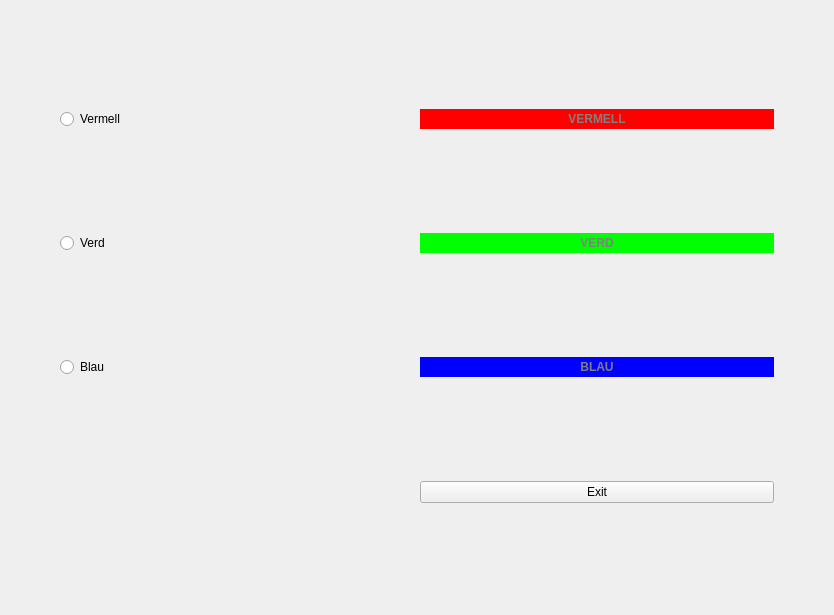
<?xml version="1.0" encoding="UTF-8"?>
<ui version="4.0">
 <class>Widget</class>
 <widget class="QWidget" name="Widget">
  <property name="geometry">
   <rect>
    <x>0</x>
    <y>0</y>
    <width>834</width>
    <height>615</height>
   </rect>
  </property>
  <property name="windowTitle">
   <string>Widget</string>
  </property>
  <layout class="QGridLayout" name="gridLayout">
   <property name="leftMargin">
    <number>60</number>
   </property>
   <property name="rightMargin">
    <number>60</number>
   </property>
   <item row="1" column="0">
    <widget class="QRadioButton" name="radioButton_2">
     <property name="text">
      <string>Verd</string>
     </property>
    </widget>
   </item>
   <item row="1" column="1">
    <widget class="QLabel" name="label_2">
     <property name="styleSheet">
      <string notr="true">background-color:lime;
color:gray;
font-weight:bold;
text-align:center;

</string>
     </property>
     <property name="text">
      <string>VERD</string>
     </property>
     <property name="alignment">
      <set>Qt::AlignCenter</set>
     </property>
    </widget>
   </item>
   <item row="0" column="1">
    <widget class="QLabel" name="label">
     <property name="palette">
      <palette>
       <active>
        <colorrole role="WindowText">
         <brush brushstyle="SolidPattern">
          <color alpha="255">
           <red>128</red>
           <green>128</green>
           <blue>128</blue>
          </color>
         </brush>
        </colorrole>
        <colorrole role="Button">
         <brush brushstyle="SolidPattern">
          <color alpha="255">
           <red>255</red>
           <green>0</green>
           <blue>0</blue>
          </color>
         </brush>
        </colorrole>
        <colorrole role="Text">
         <brush brushstyle="SolidPattern">
          <color alpha="255">
           <red>128</red>
           <green>128</green>
           <blue>128</blue>
          </color>
         </brush>
        </colorrole>
        <colorrole role="ButtonText">
         <brush brushstyle="SolidPattern">
          <color alpha="255">
           <red>128</red>
           <green>128</green>
           <blue>128</blue>
          </color>
         </brush>
        </colorrole>
        <colorrole role="Base">
         <brush brushstyle="SolidPattern">
          <color alpha="255">
           <red>255</red>
           <green>0</green>
           <blue>0</blue>
          </color>
         </brush>
        </colorrole>
        <colorrole role="Window">
         <brush brushstyle="SolidPattern">
          <color alpha="255">
           <red>255</red>
           <green>0</green>
           <blue>0</blue>
          </color>
         </brush>
        </colorrole>
        <colorrole role="PlaceholderText">
         <brush brushstyle="SolidPattern">
          <color alpha="128">
           <red>252</red>
           <green>233</green>
           <blue>79</blue>
          </color>
         </brush>
        </colorrole>
       </active>
       <inactive>
        <colorrole role="WindowText">
         <brush brushstyle="SolidPattern">
          <color alpha="255">
           <red>128</red>
           <green>128</green>
           <blue>128</blue>
          </color>
         </brush>
        </colorrole>
        <colorrole role="Button">
         <brush brushstyle="SolidPattern">
          <color alpha="255">
           <red>255</red>
           <green>0</green>
           <blue>0</blue>
          </color>
         </brush>
        </colorrole>
        <colorrole role="Text">
         <brush brushstyle="SolidPattern">
          <color alpha="255">
           <red>128</red>
           <green>128</green>
           <blue>128</blue>
          </color>
         </brush>
        </colorrole>
        <colorrole role="ButtonText">
         <brush brushstyle="SolidPattern">
          <color alpha="255">
           <red>128</red>
           <green>128</green>
           <blue>128</blue>
          </color>
         </brush>
        </colorrole>
        <colorrole role="Base">
         <brush brushstyle="SolidPattern">
          <color alpha="255">
           <red>255</red>
           <green>0</green>
           <blue>0</blue>
          </color>
         </brush>
        </colorrole>
        <colorrole role="Window">
         <brush brushstyle="SolidPattern">
          <color alpha="255">
           <red>255</red>
           <green>0</green>
           <blue>0</blue>
          </color>
         </brush>
        </colorrole>
        <colorrole role="PlaceholderText">
         <brush brushstyle="SolidPattern">
          <color alpha="128">
           <red>252</red>
           <green>233</green>
           <blue>79</blue>
          </color>
         </brush>
        </colorrole>
       </inactive>
       <disabled>
        <colorrole role="WindowText">
         <brush brushstyle="SolidPattern">
          <color alpha="255">
           <red>128</red>
           <green>128</green>
           <blue>128</blue>
          </color>
         </brush>
        </colorrole>
        <colorrole role="Button">
         <brush brushstyle="SolidPattern">
          <color alpha="255">
           <red>255</red>
           <green>0</green>
           <blue>0</blue>
          </color>
         </brush>
        </colorrole>
        <colorrole role="Text">
         <brush brushstyle="SolidPattern">
          <color alpha="255">
           <red>128</red>
           <green>128</green>
           <blue>128</blue>
          </color>
         </brush>
        </colorrole>
        <colorrole role="ButtonText">
         <brush brushstyle="SolidPattern">
          <color alpha="255">
           <red>128</red>
           <green>128</green>
           <blue>128</blue>
          </color>
         </brush>
        </colorrole>
        <colorrole role="Base">
         <brush brushstyle="SolidPattern">
          <color alpha="255">
           <red>255</red>
           <green>0</green>
           <blue>0</blue>
          </color>
         </brush>
        </colorrole>
        <colorrole role="Window">
         <brush brushstyle="SolidPattern">
          <color alpha="255">
           <red>255</red>
           <green>0</green>
           <blue>0</blue>
          </color>
         </brush>
        </colorrole>
        <colorrole role="PlaceholderText">
         <brush brushstyle="SolidPattern">
          <color alpha="128">
           <red>208</red>
           <green>208</green>
           <blue>208</blue>
          </color>
         </brush>
        </colorrole>
       </disabled>
      </palette>
     </property>
     <property name="styleSheet">
      <string notr="true">background-color:red;
color:gray;
font-weight:bold;
text-align:center;

</string>
     </property>
     <property name="text">
      <string>VERMELL</string>
     </property>
     <property name="alignment">
      <set>Qt::AlignCenter</set>
     </property>
    </widget>
   </item>
   <item row="2" column="0">
    <widget class="QRadioButton" name="radioButton_3">
     <property name="text">
      <string>Blau</string>
     </property>
    </widget>
   </item>
   <item row="2" column="1">
    <widget class="QLabel" name="label_3">
     <property name="styleSheet">
      <string notr="true">background-color:blue;
color:gray;
font-weight:bold;
text-align:center;

</string>
     </property>
     <property name="text">
      <string>BLAU</string>
     </property>
     <property name="alignment">
      <set>Qt::AlignCenter</set>
     </property>
    </widget>
   </item>
   <item row="0" column="0">
    <widget class="QRadioButton" name="radioButton">
     <property name="text">
      <string>Vermell</string>
     </property>
    </widget>
   </item>
   <item row="3" column="1">
    <widget class="QPushButton" name="pushButton">
     <property name="text">
      <string>Exit</string>
     </property>
    </widget>
   </item>
  </layout>
 </widget>
 <resources/>
 <connections>
  <connection>
   <sender>pushButton</sender>
   <signal>clicked()</signal>
   <receiver>Widget</receiver>
   <slot>close()</slot>
   <hints>
    <hint type="sourcelabel">
     <x>444</x>
     <y>508</y>
    </hint>
    <hint type="destinationlabel">
     <x>513</x>
     <y>552</y>
    </hint>
   </hints>
  </connection>
  <connection>
   <sender>radioButton_3</sender>
   <signal>toggled(bool)</signal>
   <receiver>label_3</receiver>
   <slot>setVisible(bool)</slot>
   <hints>
    <hint type="sourcelabel">
     <x>97</x>
     <y>379</y>
    </hint>
    <hint type="destinationlabel">
     <x>444</x>
     <y>380</y>
    </hint>
   </hints>
  </connection>
  <connection>
   <sender>radioButton_3</sender>
   <signal>toggled(bool)</signal>
   <receiver>label_2</receiver>
   <slot>setHidden(bool)</slot>
   <hints>
    <hint type="sourcelabel">
     <x>80</x>
     <y>378</y>
    </hint>
    <hint type="destinationlabel">
     <x>444</x>
     <y>249</y>
    </hint>
   </hints>
  </connection>
  <connection>
   <sender>radioButton_3</sender>
   <signal>toggled(bool)</signal>
   <receiver>label</receiver>
   <slot>setHidden(bool)</slot>
   <hints>
    <hint type="sourcelabel">
     <x>119</x>
     <y>372</y>
    </hint>
    <hint type="destinationlabel">
     <x>460</x>
     <y>117</y>
    </hint>
   </hints>
  </connection>
  <connection>
   <sender>radioButton_2</sender>
   <signal>toggled(bool)</signal>
   <receiver>label_2</receiver>
   <slot>setVisible(bool)</slot>
   <hints>
    <hint type="sourcelabel">
     <x>137</x>
     <y>240</y>
    </hint>
    <hint type="destinationlabel">
     <x>614</x>
     <y>245</y>
    </hint>
   </hints>
  </connection>
  <connection>
   <sender>radioButton_2</sender>
   <signal>toggled(bool)</signal>
   <receiver>label_3</receiver>
   <slot>setHidden(bool)</slot>
   <hints>
    <hint type="sourcelabel">
     <x>250</x>
     <y>240</y>
    </hint>
    <hint type="destinationlabel">
     <x>606</x>
     <y>368</y>
    </hint>
   </hints>
  </connection>
  <connection>
   <sender>radioButton_2</sender>
   <signal>toggled(bool)</signal>
   <receiver>label</receiver>
   <slot>setHidden(bool)</slot>
   <hints>
    <hint type="sourcelabel">
     <x>214</x>
     <y>247</y>
    </hint>
    <hint type="destinationlabel">
     <x>587</x>
     <y>117</y>
    </hint>
   </hints>
  </connection>
  <connection>
   <sender>radioButton</sender>
   <signal>toggled(bool)</signal>
   <receiver>label</receiver>
   <slot>setVisible(bool)</slot>
   <hints>
    <hint type="sourcelabel">
     <x>151</x>
     <y>114</y>
    </hint>
    <hint type="destinationlabel">
     <x>602</x>
     <y>118</y>
    </hint>
   </hints>
  </connection>
  <connection>
   <sender>radioButton</sender>
   <signal>toggled(bool)</signal>
   <receiver>label_2</receiver>
   <slot>setHidden(bool)</slot>
   <hints>
    <hint type="sourcelabel">
     <x>261</x>
     <y>122</y>
    </hint>
    <hint type="destinationlabel">
     <x>620</x>
     <y>250</y>
    </hint>
   </hints>
  </connection>
  <connection>
   <sender>radioButton</sender>
   <signal>toggled(bool)</signal>
   <receiver>label_3</receiver>
   <slot>setHidden(bool)</slot>
   <hints>
    <hint type="sourcelabel">
     <x>214</x>
     <y>117</y>
    </hint>
    <hint type="destinationlabel">
     <x>546</x>
     <y>372</y>
    </hint>
   </hints>
  </connection>
 </connections>
</ui>
